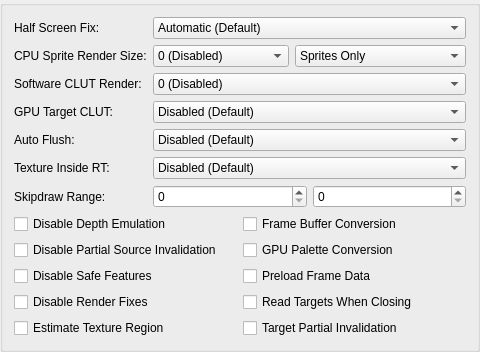
     <widget class="QGroupBox" name="hardwareFixesTab">
      <attribute name="title">
       <string>Hardware Fixes</string>
      </attribute>
      <layout class="QFormLayout" name="hardwareFixesLayout">
       <item row="0" column="0">
        <widget class="QLabel" name="label_10">
         <property name="text">
          <string>Half Screen Fix:</string>
         </property>
        </widget>
       </item>
       <item row="0" column="1">
        <widget class="QComboBox" name="halfScreenFix">
         <item>
          <property name="text">
           <string>Automatic (Default)</string>
          </property>
         </item>
         <item>
          <property name="text">
           <string>Force Disabled</string>
          </property>
         </item>
         <item>
          <property name="text">
           <string>Force Enabled</string>
          </property>
         </item>
        </widget>
       </item>
       <item row="1" column="0">
        <widget class="QLabel" name="label_36">
         <property name="text">
          <string>CPU Sprite Render Size:</string>
         </property>
        </widget>
       </item>
       <item row="1" column="1">
        <layout class="QHBoxLayout" name="horizontalLayout_5" stretch="1,0">
         <item>
          <widget class="QComboBox" name="cpuSpriteRenderBW">
           <item>
            <property name="text">
             <string>0 (Disabled)</string>
            </property>
           </item>
           <item>
            <property name="text">
             <string>1 (64 Max Width)</string>
            </property>
           </item>
           <item>
            <property name="text">
             <string>2 (128 Max Width)</string>
            </property>
           </item>
           <item>
            <property name="text">
             <string>3 (192 Max Width)</string>
            </property>
           </item>
           <item>
            <property name="text">
             <string>4 (256 Max Width)</string>
            </property>
           </item>
           <item>
            <property name="text">
             <string>5 (320 Max Width)</string>
            </property>
           </item>
           <item>
            <property name="text">
             <string>6 (384 Max Width)</string>
            </property>
           </item>
           <item>
            <property name="text">
             <string>7 (448 Max Width)</string>
            </property>
           </item>
           <item>
            <property name="text">
             <string>8 (512 Max Width)</string>
            </property>
           </item>
           <item>
            <property name="text">
             <string>9 (576 Max Width)</string>
            </property>
           </item>
           <item>
            <property name="text">
             <string>10 (640 Max Width)</string>
            </property>
           </item>
          </widget>
         </item>
         <item>
          <widget class="QComboBox" name="cpuSpriteRenderLevel">
           <item>
            <property name="text">
             <string>Sprites Only</string>
            </property>
           </item>
           <item>
            <property name="text">
             <string>Sprites/Triangles</string>
            </property>
           </item>
           <item>
            <property name="text">
             <string>Blended Sprites/Triangles</string>
            </property>
           </item>
          </widget>
         </item>
        </layout>
       </item>
       <item row="2" column="0">
        <widget class="QLabel" name="label_16">
         <property name="text">
          <string>Software CLUT Render:</string>
         </property>
        </widget>
       </item>
       <item row="2" column="1">
        <widget class="QComboBox" name="cpuCLUTRender">
         <property name="currentText">
          <string extracomment="0 (Disabled)">0 (Disabled)</string>
         </property>
         <property name="currentIndex">
          <number>0</number>
         </property>
         <item>
          <property name="text">
           <string>0 (Disabled)</string>
          </property>
         </item>
         <item>
          <property name="text">
           <string>1 (Normal)</string>
          </property>
         </item>
         <item>
          <property name="text">
           <string>2 (Aggressive)</string>
          </property>
         </item>
        </widget>
       </item>
       <item row="3" column="0">
        <widget class="QLabel" name="label_47">
         <property name="text">
          <string extracomment="CLUT: Color Look Up Table, often referred to as a palette in non-PS2 things.  GPU Target CLUT: GPU handling of when a game uses data from a render target as a CLUT.">GPU Target CLUT:</string>
         </property>
        </widget>
       </item>
       <item row="3" column="1">
        <widget class="QComboBox" name="gpuTargetCLUTMode">
         <item>
          <property name="text">
           <string>Disabled (Default)</string>
          </property>
         </item>
         <item>
          <property name="text">
           <string>Enabled (Exact Match)</string>
          </property>
         </item>
         <item>
          <property name="text">
           <string>Enabled (Check Inside Target)</string>
          </property>
         </item>
        </widget>
       </item>
       <item row="4" column="0">
        <widget class="QLabel" name="label_30">
         <property name="text">
          <string>Auto Flush:</string>
         </property>
        </widget>
       </item>
       <item row="4" column="1">
        <widget class="QComboBox" name="hwAutoFlush">
         <item>
          <property name="text">
           <string>Disabled (Default)</string>
          </property>
         </item>
         <item>
          <property name="text">
           <string>Enabled (Sprites Only)</string>
          </property>
         </item>
         <item>
          <property name="text">
           <string>Enabled (All Primitives)</string>
          </property>
         </item>
        </widget>
       </item>
       <item row="5" column="0">
        <widget class="QLabel" name="label_45">
         <property name="text">
          <string>Texture Inside RT:</string>
         </property>
        </widget>
       </item>
       <item row="5" column="1">
        <widget class="QComboBox" name="textureInsideRt">
         <item>
          <property name="text">
           <string>Disabled (Default)</string>
          </property>
         </item>
         <item>
          <property name="text">
           <string>Inside Target</string>
          </property>
         </item>
         <item>
          <property name="text">
           <string>Merge Targets</string>
          </property>
         </item>
        </widget>
       </item>
       <item row="6" column="0">
        <widget class="QLabel" name="label_12">
         <property name="text">
          <string>Skipdraw Range:</string>
         </property>
        </widget>
       </item>
       <item row="6" column="1">
        <layout class="QHBoxLayout" name="horizontalLayout">
         <item>
          <widget class="QSpinBox" name="skipDrawStart">
           <property name="maximum">
            <number>10000</number>
           </property>
          </widget>
         </item>
         <item>
          <widget class="QSpinBox" name="skipDrawEnd">
           <property name="maximum">
            <number>10000</number>
           </property>
          </widget>
         </item>
        </layout>
       </item>
       <item row="7" column="0" colspan="2">
        <layout class="QGridLayout" name="gridLayout">
         <item row="0" column="0">
          <widget class="QCheckBox" name="disableDepthEmulation">
           <property name="text">
            <string>Disable Depth Emulation</string>
           </property>
          </widget>
         </item>
         <item row="1" column="0">
          <widget class="QCheckBox" name="disablePartialInvalidation">
           <property name="text">
            <string>Disable Partial Source Invalidation</string>
           </property>
          </widget>
         </item>
         <item row="2" column="0">
          <widget class="QCheckBox" name="disableSafeFeatures">
           <property name="text">
            <string>Disable Safe Features</string>
           </property>
          </widget>
         </item>
         <item row="4" column="1">
          <widget class="QCheckBox" name="targetPartialInvalidation">
           <property name="text">
            <string>Target Partial Invalidation</string>
           </property>
          </widget>
         </item>
         <item row="3" column="1">
          <widget class="QCheckBox" name="readTCOnClose">
           <property name="text">
            <string>Read Targets When Closing</string>
           </property>
          </widget>
         </item>
         <item row="2" column="1">
          <widget class="QCheckBox" name="preloadFrameData">
           <property name="text">
            <string>Preload Frame Data</string>
           </property>
          </widget>
         </item>
         <item row="1" column="1">
          <widget class="QCheckBox" name="gpuPaletteConversion">
           <property name="text">
            <string>GPU Palette Conversion</string>
           </property>
          </widget>
         </item>
         <item row="0" column="1">
          <widget class="QCheckBox" name="frameBufferConversion">
           <property name="text">
            <string>Frame Buffer Conversion</string>
           </property>
          </widget>
         </item>
         <item row="4" column="0">
          <widget class="QCheckBox" name="estimateTextureRegion">
           <property name="text">
            <string>Estimate Texture Region</string>
           </property>
          </widget>
         </item>
         <item row="3" column="0">
          <widget class="QCheckBox" name="disableRenderFixes">
           <property name="text">
            <string>Disable Render Fixes</string>
           </property>
          </widget>
         </item>
        </layout>
       </item>
      </layout>
     </widget>
